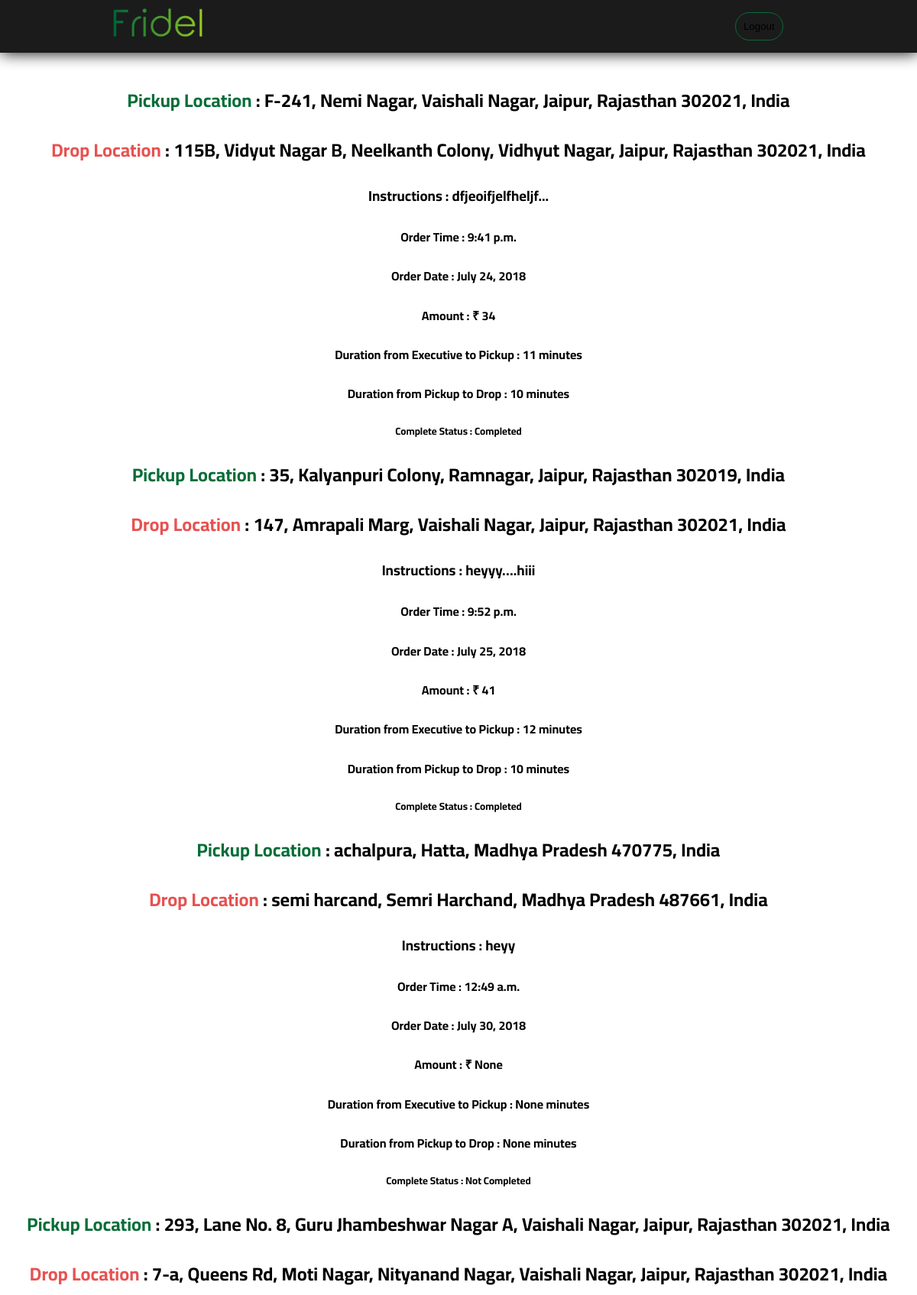
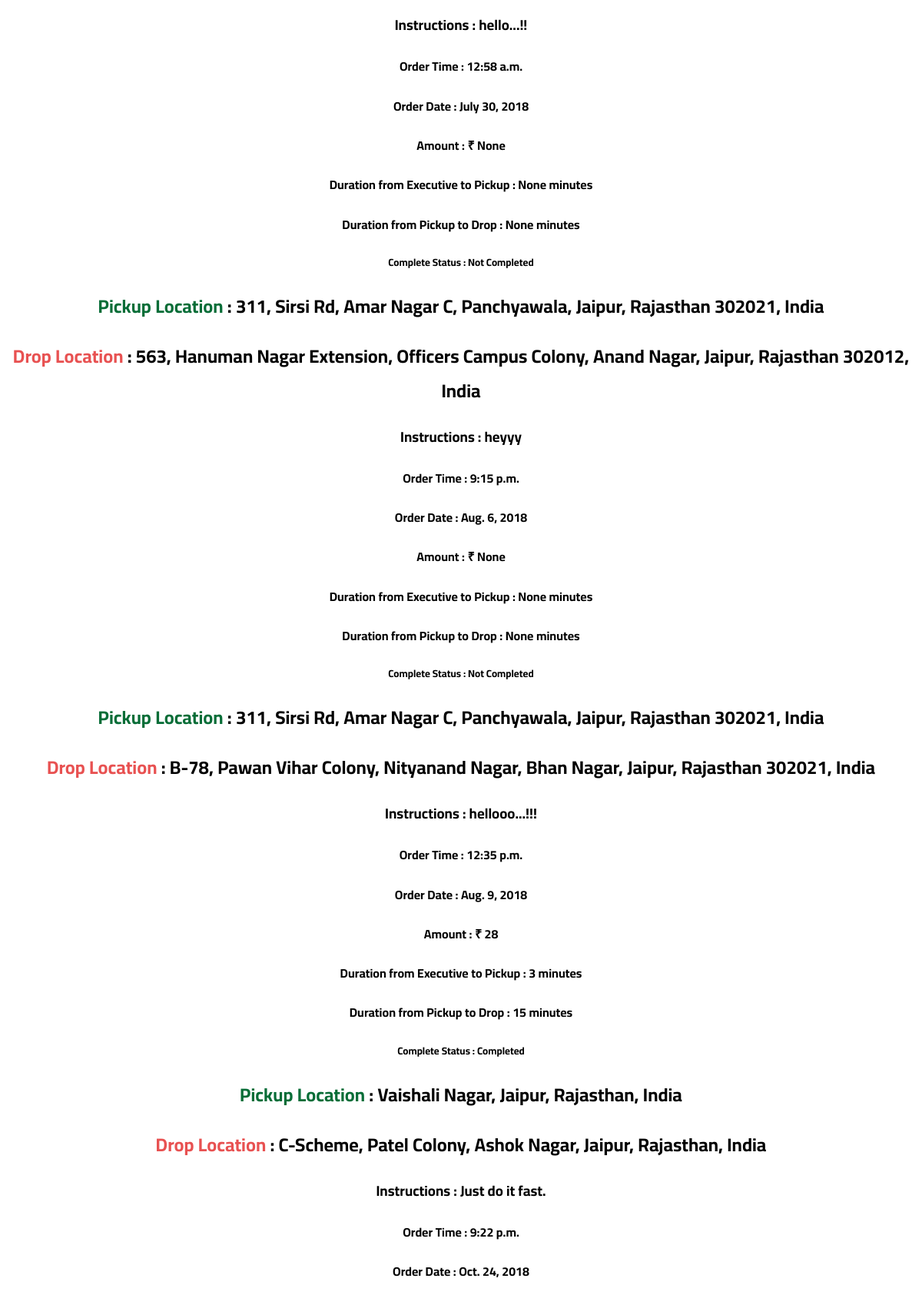
/users/orders_history/ (signed in, upper part), run on the app's committed database (2 pictures, top to bottom).
### users/models.py (models this page shows, shortened)
class DeliveryInfo (models.Model):
    package_content = models.CharField(max_length=100, choices=package_content_choices, default='Documents Or Books')
    other_package_content = models.CharField(max_length=150, null=True, blank=True)
    pickup = models.CharField(max_length=250)
    drop = models.CharField(max_length=250)
    pickup_home_number = models.IntegerField(default=None, null=True, blank=True)
    pickup_landmark = models.CharField(max_length=250, default=None, null=True, blank=True)
    drop_home_number = models.IntegerField(default=None, null=True, blank=True)
    drop_landmark = models.CharField(max_length=250, default=None, null=True, blank=True)
    picklat = models.DecimalField(max_digits=10, decimal_places=6, default=None, blank=True, null=True)
    picklong = models.DecimalField(max_digits=10, decimal_places=6, default=None, blank=True, null=True)
    droplat = models.DecimalField(max_digits=10, decimal_places=6, default=None, blank=True, null=True)
    droplong = models.DecimalField(max_digits=10, decimal_places=6, default=None, blank=True, null=True)
    contact_pick = models.IntegerField(default=None, null=True)
    contact_drop = models.IntegerField(default=None, null=True)
    instructions = models.CharField(max_length=250, blank=True)
    date = models.DateField(auto_now_add=True, null=True)
    order_time = models.TimeField(auto_now_add=True, null=True)
    user = models.ForeignKey(User, default=None, on_delete=models.CASCADE)
    is_completed = models.BooleanField(default=False)
    is_canceled = models.BooleanField(default=False)
    is_seen =  models.BooleanField(default=False)
    is_confirmed = models.BooleanField(default=False)
    user_read = models.BooleanField(default=False)
    exec_read = models.BooleanField(default=False)
    amount = models.IntegerField(default=None, null=True)
    duration_exec_pick= models.IntegerField(default=None, null=True)
    duration_pick_drop = models.IntegerField(default=None, null=True)
    other_task = models.BooleanField(default=False)
    task_detail = models.TextField(max_length=6000, default=None, null=True)

### users/views.py (the view)
@login_required(login_url="/accounts/login/")
def orders_history(request):
    orders = DeliveryInfo.objects.filter(user = request.user)
    return render(request, 'users/orders_history.html', {'orders':orders})

### users/templates/users/orders_history.html (shortened to what this page needs)
{% extends 'base_layout.html' %}
{% block content %}
<div id="previous_orders">
  <div id="previous_order">
    {% for order in orders %}
    <h2> <span style="color: #076D37">Pickup Location</span> : <b>{{order.pickup}}</b></h2>
    <h2> <span style="color: #e85151">Drop Location</span> : <b>{{order.drop}}</b></h2>
    <h3>Instructions : <b>{{order.instructions}}</b></h3>
    <h4>Order Time : <b>{{order.order_time}}</b></h4>
    <h4>Order Date : <b>{{order.date}}</b></h4>
    <h4>Amount : ₹ {{order.amount}}</h4>
    <h4>Duration from Executive to Pickup : {{order.duration_exec_pick}} minutes</h4>
    <h4>Duration from Pickup to Drop : {{order.duration_pick_drop}} minutes</h4>
    <h5>Complete Status :
      {% if order.is_completed %}
      <b>Completed</b>
      {% else %}
      <b>Not Completed</b>
      {% endif %}
    </h5>
    {% endfor %}
  </div>
</div>
{% endblock %}

### assets/base_styles.css (style rules this page uses)
body { margin: 0; font-family: 'Cairo', sans-serif; }
* { -webkit-touch-callout: none; -webkit-user-select: none; -khtml-user-select: none; -moz-user-select: none; -ms-user-select: none; user-select: none; -webkit-tap-highlight-color: rgba(255,255,255,0); }
#order-detail h1, h2, h3, h4, h5 { text-align: center; }

### data on the page
DeliveryInfo: pickup "F-241, Nemi Nagar, Vaishali Nagar, Jaipur, Rajasthan 302021, India", drop "115B, Vidyut Nagar B, Neelkanth Colony, Vidhyut Nagar, Jaipur, Rajasthan 302021, India", instructions "dfjeoifjelfheljf...", order_time "9:41 p.m.", date "July 24, 2018", amount "34", duration_exec_pick "11", duration_pick_drop "10", is_completed "Completed"
DeliveryInfo: pickup "35, Kalyanpuri Colony, Ramnagar, Jaipur, Rajasthan 302019, India", drop "147, Amrapali Marg, Vaishali Nagar, Jaipur, Rajasthan 302021, India", instructions "heyyy….hiii", order_time "9:52 p.m.", date "July 25, 2018", amount "41", duration_exec_pick "12", duration_pick_drop "10", is_completed "Completed"
DeliveryInfo: pickup "achalpura, Hatta, Madhya Pradesh 470775, India", drop "semi harcand, Semri Harchand, Madhya Pradesh 487661, India", instructions "heyy", order_time "12:49 a.m.", date "July 30, 2018", amount "None", duration_exec_pick "None", duration_pick_drop "None", is_completed "Not Completed"
DeliveryInfo: pickup "293, Lane No. 8, Guru Jhambeshwar Nagar A, Vaishali Nagar, Jaipur, Rajasthan 302021, India", drop "7-a, Queens Rd, Moti Nagar, Nityanand Nagar, Vaishali Nagar, Jaipur, Rajasthan 302021, India", instructions "hello...!!", order_time "12:58 a.m.", date "July 30, 2018", amount "None", duration_exec_pick "None", duration_pick_drop "None", is_completed "Not Completed"
DeliveryInfo: pickup "311, Sirsi Rd, Amar Nagar C, Panchyawala, Jaipur, Rajasthan 302021, India", drop "563, Hanuman Nagar Extension, Officers Campus Colony, Anand Nagar, Jaipur, Rajasthan 302012, India", instructions "heyyy", order_time "9:15 p.m.", date "Aug. 6, 2018", amount "None", duration_exec_pick "None", duration_pick_drop "None", is_completed "Not Completed"
DeliveryInfo: pickup "311, Sirsi Rd, Amar Nagar C, Panchyawala, Jaipur, Rajasthan 302021, India", drop "B-78, Pawan Vihar Colony, Nityanand Nagar, Bhan Nagar, Jaipur, Rajasthan 302021, India", instructions "hellooo...!!!", order_time "12:35 p.m.", date "Aug. 9, 2018", amount "28", duration_exec_pick "3", duration_pick_drop "15", is_completed "Completed"
DeliveryInfo: pickup "Vaishali Nagar, Jaipur, Rajasthan, India", drop "C-Scheme, Patel Colony, Ashok Nagar, Jaipur, Rajasthan, India", instructions "Just do it fast.", order_time "9:22 p.m.", date "Oct. 24, 2018"
